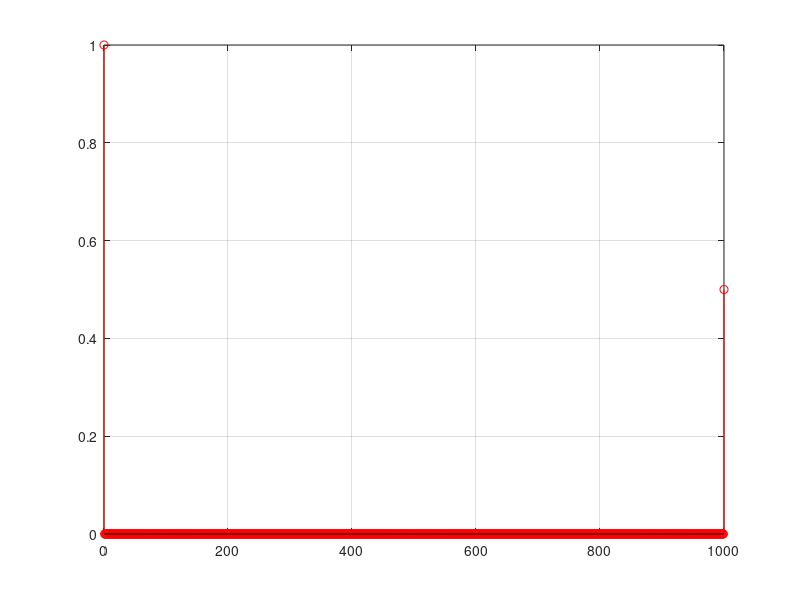

MATLAB code for this plot:
clc; clear; close('all');

n = 0:1000;
x = [1 zeros(1, 1000)];

b = [1 zeros(1, 999) 0.5];
a = 1;
he = filter(b, a, x);

figure;
stem(n, he, 'r'); grid('on');
